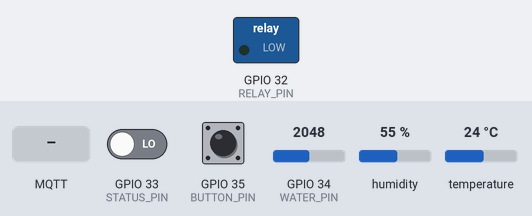
A program run on a simulated ESP32. Parts: switched loads named in the program (green lamp = pin HIGH). Inputs (shaded band) come from the test bench; at power-on: GPIO 35 (BUTTON_PIN) LOW, GPIO 33 (STATUS_PIN) LOW, GPIO 34 (WATER_PIN) = 2048, humidity 55 %, temperature 24 °C. WiFi joins after 1.5 s; servers stay silent unless stated; EEPROM starts erased; no MQTT or app messages arrive unless stated; what the program prints to the serial monitor is not drawn.

Above: at 1.2 s.
1.3 s: GPIO 35 (BUTTON_PIN) pulled HIGH for 0.15 s
At 2.6 s:
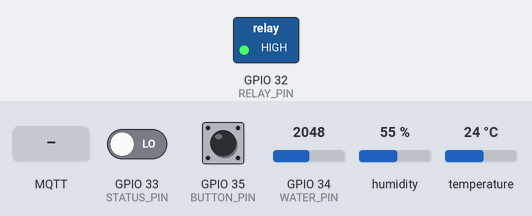
2.9 s: MQTT message "setState" arrives on the first subscribed topic
11.5 s: MQTT message "1" arrives on the first subscribed topic
13.6 s: MQTT message "on" arrives on the first subscribed topic
Timing chart, 0 to 16.6 s (numbered marks = the images above; inputs shaded):
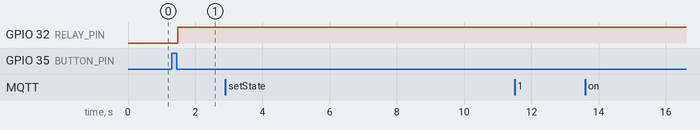

Measured:
- after the input at 1.3 s, GPIO 32 (RELAY_PIN): LOW → HIGH after 0.18 s
- after the input at 2.9 s, every drawn part: stays the same
- after the input at 11.5 s, every drawn part: stays the same
- after the input at 13.6 s, every drawn part: stays the same

The program:

main.cpp
```cpp
#include <Arduino.h>
#include "tasks.h"
#include "config.h"
#include "data_config.h"
#include "wifi_manager.h"

// Connection
WiFiManager wifiManager;
WiFiClient espClient;
PubSubClient client(espClient);

// Manange Data Access
QueueHandle_t xDataQ;
QueueHandle_t xAnalysisDataQ;
SemaphoreHandle_t xMutex;
DataConfig &dataCF = DataConfig::getInstance();

// Manage Task
TaskHandle_t xSensorTask;
TaskHandle_t xWifiTask;
TaskHandle_t xCloudTask;
TaskHandle_t xGetWifiConfig;
TaskHandle_t xHandleClient;
TaskHandle_t xAnalysisData;
TaskHandle_t xControlCenter;

void setup()
{
    Serial.begin(115200);
    // Set pin mode
    pinMode(WATER_PIN, INPUT);
    pinMode(BUTTON_PIN, INPUT); // Signal to manually control the PUMP
    pinMode(STATUS_PIN, INPUT); // status PUMP
    pinMode(RELAY_PIN, OUTPUT);       // CONTROL PUMP
    digitalWrite(RELAY_PIN,TURN_OFF);
    // establish connection
    //wifiManager.begin();
    client.setServer(MQTT_SERVER, MQTT_PORT);
    client.setCallback(listenRPC);
    // setup Data
    xDataQ = xQueueCreate(5, sizeof(SensorData));
    xAnalysisDataQ = xQueueCreate(5, sizeof(SensorData));
    xMutex = xSemaphoreCreateMutex();
    // Task schedule
    //Core 1
    xTaskCreatePinnedToCore(readSensor, "Read Sensor", 4096, NULL, 3, &xSensorTask, 1);
    xTaskCreatePinnedToCore(controlCenter, "Control Manual", 2048, NULL, 4, &xControlCenter, 1);
    // Core 0
    xTaskCreatePinnedToCore(connectToWifi, "Wifi", 4096, NULL, 2, &xWifiTask, 0);
    xTaskCreatePinnedToCore(handleClient, "Web", 4096, NULL, 4, &xHandleClient, 0);
    xTaskCreatePinnedToCore(upCloud, "Cloud", 6000, NULL, 1, &xCloudTask, 0);
    //xTaskCreatePinnedToCore(analyzeData, "Sleep Manager", 4000, NULL, 2, NULL, ARDUINO_RUNNING_CORE);
}

void loop()
{
}
```

tasks.cpp
```cpp
#include <Arduino.h>
#include "tasks.h"
#include "config.h"
#include "wifi_manager.h"
#include "data_config.h"
extern QueueHandle_t xDataQ;         // main.cpp
extern QueueHandle_t xAnalysisDataQ; // main.cpp
extern PubSubClient client;
extern Preferences preferences;
extern WiFiManager wifiManager;

extern TaskHandle_t xHandleClient;
extern TaskHandle_t xWifiTask;
extern SemaphoreHandle_t xMutex;

void readSensor(void *params)
{
    DHT dht(DHTPIN, DHTTYPE);
    dht.begin();

    while (1)
    {

        SensorData data;
        data.water = (int)map(analogRead(WATER_PIN), 0, 4095, 0, 100);
        data.humidity = (int)dht.readHumidity();
        data.temperature = (int)dht.readTemperature();

        if (!isnan(data.humidity) && !isnan(data.temperature))
        {
            if (xQueueSend(xDataQ, &data, pdMS_TO_TICKS(2000)) != pdPASS)
            {
                SensorData data1;
                if (xQueueReceive(xDataQ, &data1, portMAX_DELAY) == pdPASS)
                {
                    Serial.print("Failed:");
                    Serial.print("Hum: ");
                    Serial.print(data1.humidity);
                    Serial.print("| Temp: ");
                    Serial.print(data1.temperature);
                    Serial.print("| Water: ");
                    Serial.print(data1.water);
                    Serial.println();
                }
            }
            else
            {
                Serial.println("readSensor: Running");
            }
        }
        else
        {
            Serial.println("Failed to read from DHT sensor!");
        }

        vTaskDelay(pdMS_TO_TICKS(2000));
    }
}

void connectToWifi(void *params)
{
    Serial.println("Connecting to Wifi....");

    while (1)
    {

        if (WiFi.status() != WL_CONNECTED)
        {
            // get data from memory
            String ssid;
            String password;

            DataConfig &dataCF = DataConfig::getInstance();
            dataCF.loadWifiConfig();
            ssid = dataCF.getSSID();
            password = dataCF.getPASSWORD();
            Serial.println("Memory: " + ssid + ", " + password);
            // begin
            WiFi.begin(ssid.c_str(), password.c_str());

            vTaskDelay(pdMS_TO_TICKS(5000));

            if (WiFi.status() == WL_CONNECTED)
            {
                Serial.print("Connected to ");
                Serial.println(WiFi.localIP());
                // reload data
                // vTaskResume(xLoadData);
                // Suspend this task since WiFi is connected
                vTaskSuspend(NULL);
            }
            else
            {
                wifiManager.begin();
                vTaskResume(xHandleClient);
            }
        }
        Serial.println("                   connectToWifi: Running");

        // Delay to avoid busy-waiting
        vTaskDelay(pdMS_TO_TICKS(2000));
    }
}

void printData(void *params)
{
    while (1)
    {
        SensorData data;
        if (xQueueReceive(xDataQ, &data, portMAX_DELAY) == pdPASS)
        {
            Serial.print("Hum: ");
            Serial.print(data.humidity);
            Serial.print("| Temp: ");
            Serial.print(data.temperature);
            Serial.print("| Water: ");
            Serial.print(data.water);
        }
        vTaskDelay(pdMS_TO_TICKS(1000));
    }
}

void reconnect()
{
    while (!client.connected() && WiFi.isConnected())
    {
        Serial.print("Attempting MQTT connection...");
        if (client.connect("ESP32Client", TOKEN, NULL))
        {
            Serial.println("connected");
            client.subscribe("v1/devices/me/rpc/request/+");
        }
        else
        {
            Serial.print("failed, rc=");
            Serial.print(client.state());
            Serial.println(" try again in 5 seconds");
            vTaskDelay(pdMS_TO_TICKS(5000));
        }
    }
}

void upCloud(void *params)
{
    while (1)
    {
        if (WiFi.status() == WL_CONNECTED)
        {
            if (!client.connected())
            {
                reconnect();
            }
            client.loop();

            // publish status per 1,5s
            uint8_t xDelay = 0;

            while (xDelay < 6)
            {
                bool statusPump = digitalRead(STATUS_PIN);
                String p = "{";
                p += "\"statusPump\":";
                p += (int)statusPump;
                p += "}";

                char att[30];
                p.toCharArray(att, 30);
                if (client.publish("v1/devices/me/telemetry", att))
                {
                    Serial.println("                                 upStatus Control:" + (String)statusPump);
                }
                else
                {
                    Serial.println("Failed to publish data");
                }
                vTaskDelay(pdMS_TO_TICKS(1000));
                xDelay++;
            }

            SensorData data;
            if (xQueueReceive(xDataQ, &data, pdMS_TO_TICKS(10000)) == pdPASS) // wait 5 sensorData available in queue
            {
                String payload = "{";
                payload += "\"temperature\":";
                payload += data.temperature;
                payload += ",";
                payload += "\"humidity\":";
                payload += data.humidity;
                payload += ",";
                payload += "\"water\":";
                payload += data.water;
                payload += "}";

                char attributes[100];
                payload.toCharArray(attributes, 100);
                if (client.publish("v1/devices/me/telemetry", attributes))
                {
                    // Serial.print("Published data: ");
                    // Serial.println(payload);
                    Serial.println("                                                          upCloud:    Good");
                }
                else
                {
                    Serial.println("Failed to publish data");
                }
            }
        }
        else
        {
            vTaskDelay(pdMS_TO_TICKS(10000));
            vTaskResume(xWifiTask);
        }
        // vTaskDelay(pdMS_TO_TICKS(6000));
    }
}

void handleClient(void *params)
{
    wifiManager.begin();
    while (1)
    {
        wifiManager.handleClient();
        // if (wifiManager.isGood())
        // {
        //     vTaskDelay(pdMS_TO_TICKS(5000));
        //     ESP.restart();
        // }
        if (WiFi.isConnected())
        {
            Serial.println("handleClient: Stop");
            wifiManager.stop();
            vTaskSuspend(NULL);
        }
        else
        {
            vTaskDelay(pdMS_TO_TICKS(10));
            // Serial.println("handleClient: Running");
        }
    }
}

void analyzeData(void *params)
{
    //
}
void controlCenter(void *params) // manual control by button
{

    while (1)
    {
        bool bttState = digitalRead(BUTTON_PIN);
        bool relayState = digitalRead(STATUS_PIN);

        if (bttState)
        {
            vTaskDelay(pdMS_TO_TICKS(10));
            while (digitalRead(BUTTON_PIN) != 0)
            {
                vTaskDelay(pdMS_TO_TICKS(50));
            }
            digitalWrite(RELAY_PIN, !relayState);
        }
        //Serial.println("                                                                              button state: " + (String)bttState);

        vTaskDelay(pdMS_TO_TICKS(100));
    }
}
void listenRPC(char *topic, byte *payload, unsigned int length)
{
    // convert payload to string
    String payloadIC = "";
    for (unsigned int i = 0; i < length; i++)
    {
        payloadIC += (char)payload[i];
    }
    Serial.println(payloadIC);
    // process json
    DynamicJsonDocument jsonDoc(200);
    DeserializationError e = deserializeJson(jsonDoc, payloadIC);
    if (e)
    {
        Serial.println(e.f_str());
        return;
    }
    // process RPC
    const char *method = jsonDoc["method"];
    if (strcmp(method, "setState") == 0)
    {
        int status = jsonDoc["params"];
        //int relayStatus = digitalRead(STATUS_PIN);
        digitalWrite(RELAY_PIN, status);
        // Serial.println("Relay:"+(String)status);
    }
    // int relayStatus = digitalRead(STATUS_PIN);
    // digitalWrite(RELAY_PIN, !relayStatus);
}
```

tasks.h
```cpp
#ifndef TASKS_H
#define TASKS_H

#include <DHT.h>
#include <WiFi.h>
#include <PubSubClient.h>
#include <Preferences.h>
#include <ArduinoJson.h>


struct SensorData {
    int humidity;
    int temperature;
    int water;

};


void readSensor(void *params);
void controlCenter(void *params);
void printData(void *params);

void handleClient(void *params);
void connectToWifi(void *params);
void reconnect();

void upCloud(void *params);

void analyzeData (void *params);

void listenRPC(char *topic, byte *payload, unsigned int length);

#endif
```

config.h
```cpp
#ifndef CONFIG_H
#define CONFIG_H

/*Sensor*/
#define DHTPIN 15
#define DHTTYPE DHT11
#define WATER_PIN 34

#define RELAY_PIN 32
#define STATUS_PIN 33
#define BUTTON_PIN 35

#define TURN_ON 1
#define TURN_OFF 0


/*Config for ThingsBoard with MQTT server*/
#define MQTT_SERVER "mqtt.thingsboard.cloud"
#define MQTT_PORT 1883

#define TOKEN "F0YhnhbPSiahMsxCspUv"

#endif
```
